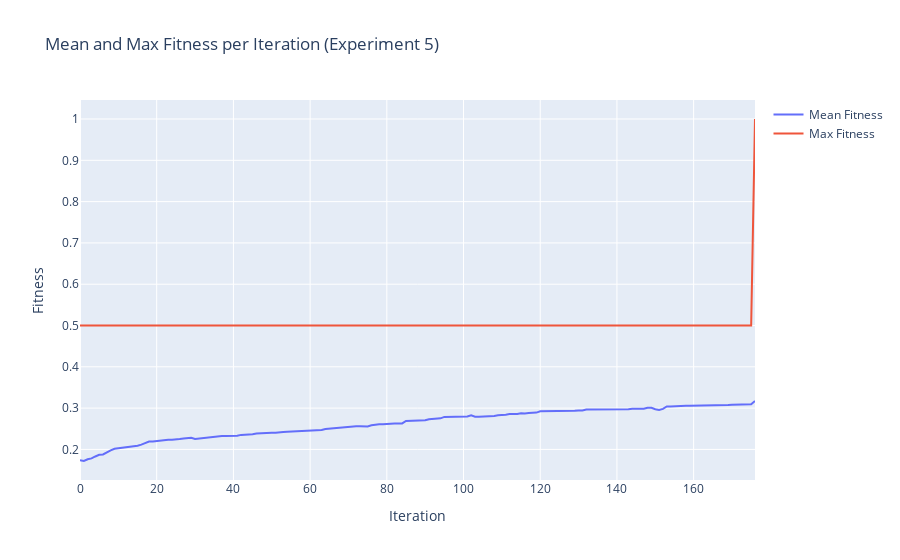

Source (notebook cell):
### Code cell
exp_mean_n_best_fit_per_ite(results[0])

### Figure 1 — Plotly figure (JSON) as saved in the notebook; plotly's stock layout.template omitted (floating-point values rounded to 4 significant figures; data arrays with more than 128 entries replaced by an {"elided": "..."} marker saying what was removed)
{"data": [{"mode": "lines", "name": "Mean Fitness", "type": "scatter", "x": {"elided": "177 int values"}, "y": {"elided": "177 float values"}}, {"mode": "lines", "name": "Max Fitness", "type": "scatter", "x": {"elided": "177 int values"}, "y": {"elided": "177 float values"}}], "layout": {"title": {"text": "Mean and Max Fitness per Iteration (Experiment 5)"}, "xaxis": {"title": {"text": "Iteration"}}, "yaxis": {"title": {"text": "Fitness"}}}}
